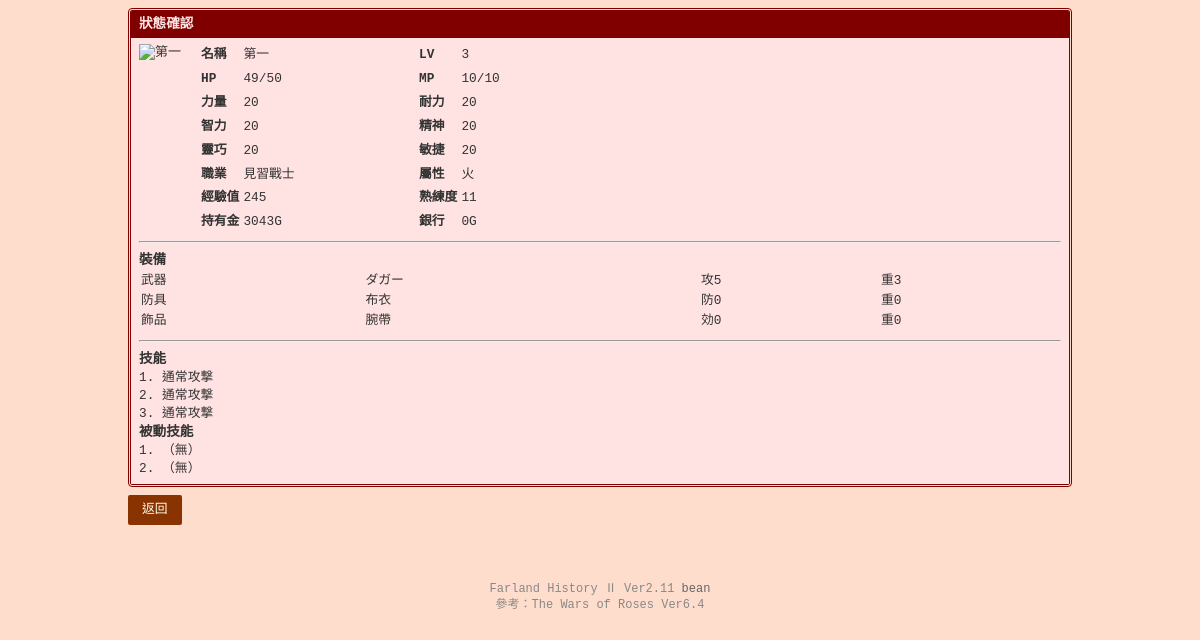
/status/ (signed in), run on the app's committed database.
### farland/models.py (models this page shows, shortened)
class Character(db.Model):
    __tablename__ = 'characters'
    id = db.Column(db.String(8), primary_key=True)  # $mid
    password = db.Column(db.String(8), nullable=False)  # $mpass
    name = db.Column(db.String(16), nullable=False, unique=True)  # $mname
    url = db.Column(db.String(255), default='')  # $murl（認證狀態）
    chara_img = db.Column(db.Integer, default=0)  # $mchara
    sex = db.Column(db.Integer, default=0)  # $msex（0=男, 1=女）
    hp = db.Column(db.Integer, default=50)
    max_hp = db.Column(db.Integer, default=50)
    mp = db.Column(db.Integer, default=10)
    max_mp = db.Column(db.Integer, default=10)
    element = db.Column(db.Integer, default=0)  # 0-7
    str_stat = db.Column(db.Integer, default=20)  # $mstr
    vit = db.Column(db.Integer, default=20)
    int_stat = db.Column(db.Integer, default=20)  # $mint（避免保留字）
    fai = db.Column(db.Integer, default=20)  # 精神
    dex = db.Column(db.Integer, default=20)
    agi = db.Column(db.Integer, default=20)
    stat_caps = db.Column(db.String(64), default='200,200,200,200,200,200')  # $mmax
    comment = db.Column(db.Text, default='')  # $mcom
    gold = db.Column(db.Integer, default=50)
    bank = db.Column(db.Integer, default=0)
    exp = db.Column(db.Integer, default=0)  # $mex
    total_exp = db.Column(db.Integer, default=0)
    job_points = db.Column(db.String(64), default='0,0,0,0,0,0')  # $mjp
    ability_pts = db.Column(db.Integer, default=0)  # $mabp
    country_exp = db.Column(db.Integer, default=0)  # $mcex
    unit_id = db.Column(db.String(32), default='')  # $munit
    country_id = db.Column(db.Integer, default=0)  # $mcon
    weapon = db.Column(db.String(255), default='')  # $marm
    armor = db.Column(db.String(255), default='')  # $mpro
    accessory = db.Column(db.String(255), default='')  # $macc
    technique = db.Column(db.String(64), default='0,0,0,50,50')  # $mtec
    status_eff = db.Column(db.String(32), default='')  # $msta
    position = db.Column(db.Integer, default=0)  # $mpos（所在城鎮 ID）
    message = db.Column(db.Text, default='')  # $mmes
    host = db.Column(db.String(255), default='')
    last_action = db.Column(db.Integer, default=0)  # $mdate（Unix timestamp）
    created_at = db.Column(db.Integer, default=0)  # $mdate2
    job_class = db.Column(db.Integer, default=0)  # 0-28
    total_wins = db.Column(db.Integer, default=0)  # $mtotal
    win_streak = db.Column(db.Integer, default=0)  # $mkati
    job_type = db.Column(db.Integer, default=0)  # 0-5
    oya = db.Column(db.Integer, default=0)  # $moya（隱藏值/亂數種子）
    skills = db.Column(db.String(32), default='')  # $msk
    flag1 = db.Column(db.String(255), default='')
    flag2 = db.Column(db.String(255), default='')
    flag3 = db.Column(db.String(255), default='')
    flag4 = db.Column(db.String(255), default='')  # email
    flag5 = db.Column(db.String(255), default='')
    @property
    def level(self):
        lv = self.exp // 100 + 1
        return min(lv, 100)

class Technique(db.Model):
    __tablename__ = 'techniques'
    id = db.Column(db.Integer, primary_key=True)
    name = db.Column(db.String(32), nullable=False)
    power = db.Column(db.Integer, default=0)
    hit_rate = db.Column(db.Integer, default=0)
    mp_cost = db.Column(db.Integer, default=0)
    stat_bonus = db.Column(db.String(64), default='')
    effect_type = db.Column(db.Integer, default=0)
    job_req = db.Column(db.String(32), default='')

### farland/blueprints/status.py (the view)
@bp.route('/', methods=['GET', 'POST'])
@login_required
def dispatch(char):
    mode = request.form.get('mode') or request.args.get('mode', 'status')
    handlers = {
        'status': status_view,
        'equip': equip_view,
        'equip2': equip_action,
        'change': change_view,
        'change2': change_action,
        'skill': skill_view,
        'skill2': skill_action,
        'skill3': skill_upgrade,
        'tec_set': tec_set_view,
        'tec_set2': tec_set_action,
        'sk_set': sk_set_view,
        'sk_set2': sk_set_action,
        'chat': chat_action,
        'money_send': money_send_view,
        'money_send2': money_send_action,
        'item_send': item_send_view,
        'item_send2': item_send_action,
        'getabp': getabp_view,
        'getabp2': getabp_action,
        'renkin': renkin_view,
        'renkin2': renkin_action,
        'data_change': data_change_view,
        'data_change2': data_change_action,
        'prof_edit': prof_edit_view,
        'prof_write': prof_write_action,
        'name_change': name_change_view,
        'name_change2': name_change_action,
        'type_change': type_change_view,
        'type_change2': type_change_action,
        'hero': hero_view,
        'backup': backup_view,
        'con_renew': con_renew_action,
    }
    handler = handlers.get(mode)
    if not handler:
        flash('尚未選擇選單。')
        return redirect(url_for('main.top'))
    return handler(char)

### farland/auth.py (called while the page is built)
def get_current_character() -> Character | None:
    char_id = session.get('char_id')
    if not char_id:
        return None
    char = db.session.get(Character, char_id)
    if char is None:
        session.pop('char_id', None)
        return None
    now = int(time.time())
    if now > char.last_action + Config.SESSION_TIMEOUT:
        session.pop('char_id', None)
        return None
    return char

def login_required(f):
    @functools.wraps(f)
    def decorated(*args, **kwargs):
        char = get_current_character()
        if char is None:
            flash('連線已逾時，請重新登入。')
            return redirect(url_for('main.login'))
        return f(char, *args, **kwargs)
    return decorated

### farland/blueprints/status.py (called while the page is built)
def status_view(char):
    weapon = parse_equip(char.weapon)
    armor = parse_equip(char.armor)
    accessory = parse_equip(char.accessory)
    country = get_country(char.country_id)
    tec_parts = (char.technique or '0,0,0,50,50').split(',')
    tec_ids = [int(tec_parts[i]) if i < len(tec_parts) else 0 for i in range(3)]
    techniques = []
    for tid in tec_ids:
        tec = db.session.get(Technique, tid)
        techniques.append(tec)
    skill_ids = [int(s) for s in (char.skills or '0,0').split(',') if s]
    abilities = []
    for sid in skill_ids[:2]:
        ab = db.session.get(Ability, sid)
        abilities.append(ab)
    return render_template('status/status.html',
                           char=char, weapon=weapon, armor=armor,
                           accessory=accessory, country=country,
                           techniques=techniques, abilities=abilities)

### farland/common.py (called while the page is built)
def get_country(country_id: int) -> Country | None:
    if country_id == 0:
        return None
    return db.session.get(Country, country_id)

### farland/services/equipment.py (called while the page is built)
def parse_equip(s: str) -> ParsedEquip:
    if not s:
        return ParsedEquip()
    parts = s.split(',')
    parts.extend([''] * max(0, 11 - len(parts)))
    return ParsedEquip(
        no=int(parts[0] or 0),
        name=parts[1] or '',
        value=int(parts[2] or 0),
        damage=int(parts[3] or 0),
        weight=int(parts[4] or 0),
        element=int(parts[5] or 0),
        hit_rate=int(parts[6] or 80),
        critical=int(parts[7] or 10),
        ability=int(parts[8] or 0),
        equip_type=parts[9] or '',
        flag=parts[10] or '',
    )

### templates/status/status.html
{% extends "base.html" %}
{% block content %}
<div class="top-container">
    <div class="panel" style="border-color: {{ ELEMENT_BG[char.element] }};">
        <div class="panel-header" style="background-color: {{ ELEMENT_BG[char.element] }}; color: {{ ELEMENT_FG[char.element] }};">
            狀態確認
        </div>
        <div class="panel-body" style="background-color: {{ ELEMENT_FG[char.element] }};">
            <div style="display: flex; gap: 1rem; flex-wrap: wrap;">
                <div>
                    <img src="{{ url_for('static', filename='img/chara/' ~ char.chara_img ~ '.gif') }}" alt="{{ char.name }}">
                </div>
                <div class="stat-grid" style="flex: 1;">
                    <div class="stat-row"><div class="stat-pair"><span class="stat-label">名稱</span><span>{{ char.name }}</span></div><div class="stat-pair"><span class="stat-label">LV</span><span>{{ char.level }}</span></div></div>
                    <div class="stat-row"><div class="stat-pair"><span class="stat-label">HP</span><span>{{ char.hp }}/{{ char.max_hp }}</span></div><div class="stat-pair"><span class="stat-label">MP</span><span>{{ char.mp }}/{{ char.max_mp }}</span></div></div>
                    <div class="stat-row"><div class="stat-pair"><span class="stat-label">力量</span><span>{{ char.str_stat }}</span></div><div class="stat-pair"><span class="stat-label">耐力</span><span>{{ char.vit }}</span></div></div>
                    <div class="stat-row"><div class="stat-pair"><span class="stat-label">智力</span><span>{{ char.int_stat }}</span></div><div class="stat-pair"><span class="stat-label">精神</span><span>{{ char.fai }}</span></div></div>
                    <div class="stat-row"><div class="stat-pair"><span class="stat-label">靈巧</span><span>{{ char.dex }}</span></div><div class="stat-pair"><span class="stat-label">敏捷</span><span>{{ char.agi }}</span></div></div>
                    <div class="stat-row"><div class="stat-pair"><span class="stat-label">職業</span><span>{{ JOBS[char.job_class] }}</span></div><div class="stat-pair"><span class="stat-label">屬性</span><span>{{ ELEMENTS[char.element] }}</span></div></div>
                    <div class="stat-row"><div class="stat-pair"><span class="stat-label">經驗值</span><span>{{ char.exp }}</span></div><div class="stat-pair"><span class="stat-label">熟練度</span><span>{{ char.ability_pts }}</span></div></div>
                    <div class="stat-row"><div class="stat-pair"><span class="stat-label">持有金</span><span>{{ char.gold }}G</span></div><div class="stat-pair"><span class="stat-label">銀行</span><span>{{ char.bank }}G</span></div></div>
                </div>
            </div>
            <hr style="margin: 0.5rem 0;">
            <h4 style="font-size: 0.85rem;">裝備</h4>
            <table style="font-size: 0.8rem; width: 100%;">
                <tr><td>武器</td><td>{{ weapon.name }}</td><td>攻{{ weapon.damage }}</td><td>重{{ weapon.weight }}</td></tr>
                <tr><td>防具</td><td>{{ armor.name }}</td><td>防{{ armor.damage }}</td><td>重{{ armor.weight }}</td></tr>
                <tr><td>飾品</td><td>{{ accessory.name }}</td><td>効{{ accessory.damage }}</td><td>重{{ accessory.weight }}</td></tr>
            </table>
            <hr style="margin: 0.5rem 0;">
            <h4 style="font-size: 0.85rem;">技能</h4>
            <ul style="font-size: 0.8rem; list-style: none; padding: 0;">
            {% for tec in techniques %}
                <li>{{ loop.index }}. {{ tec.name if tec else '（無）' }}</li>
            {% endfor %}
            </ul>
            <h4 style="font-size: 0.85rem;">被動技能</h4>
            <ul style="font-size: 0.8rem; list-style: none; padding: 0;">
            {% for ab in abilities %}
                <li>{{ loop.index }}. {{ ab.name if ab else '（無）' }}</li>
            {% endfor %}
            </ul>
        </div>
    </div>
    <a href="{{ url_for('main.top') }}" class="btn btn-primary">返回</a>
</div>
{% endblock %}

### templates/base.html (shortened to what this page needs)
<!DOCTYPE html>
<html lang="zh-Hant">
<head>
    <link rel="stylesheet" href="{{ url_for('static', filename='css/farland.css') }}">
</head>
<body>
    {% block content %}{% endblock %}
    <footer class="site-footer">
        <p>{{ GAME_VERSION }}
            <a href="http://farland.jellybean.jp/top.htm" target="_blank">bean</a><br>
            參考：The Wars of Roses Ver6.4
        </p>
    </footer>
</body>
</html>

### static/css/farland.css (style rules this page uses)
:root { --bg-color: #ffddcc; --font-color: #883300; --font-color2: #ffffee; --panel-radius: 4px; }
* { margin: 0; padding: 0; box-sizing: border-box; }
body { font-family: 'MS Gothic', 'Hiragino Kaku Gothic ProN', monospace; font-size: 13px; background-color: var(--bg-color); color: #333; line-height: 1.4; }
a { color: var(--font-color); text-decoration: none; }
.panel { border: 3px double var(--font-color); border-radius: var(--panel-radius); margin-bottom: 0.5rem; overflow: hidden; }
.panel-header { padding: 4px 8px; font-size: 0.85rem; font-weight: bold; display: flex; justify-content: space-between; align-items: center; flex-wrap: wrap; gap: 4px; }
.panel-body { padding: 6px 8px; }
.btn { display: inline-block; padding: 4px 12px; border: 2px double var(--font-color); background-color: var(--font-color2); color: #333; cursor: pointer; font-size: 0.8rem; border-radius: 2px; text-decoration: none; }
.btn-primary { background-color: var(--font-color); color: var(--font-color2); border-color: var(--font-color); }
.top-container { max-width: 960px; margin: 0 auto; padding: 0.5rem; }
.stat-grid { display: flex; flex-direction: column; gap: 2px; }
.stat-row { display: grid; grid-template-columns: 1fr 1fr 2fr; gap: 4px; align-items: center; }
.stat-pair { display: flex; gap: 4px; font-size: 0.8rem; padding: 2px 4px; }
.stat-label { font-weight: bold; min-width: 3em; }
.site-footer { text-align: center; padding: 1rem; font-size: 0.75rem; color: #888; margin-top: 2rem; }
.site-footer a { color: #666; }

### data on the page
Character: name "第一", level "3", hp "49", max_hp "50", mp "10", max_mp "10", str_stat "20", vit "20", int_stat "20", fai "20", dex "20", agi "20", job_class "見習戰士", element "火", exp "245", ability_pts "11", gold "3043", bank "0"
Technique: name "通常攻撃"

### other printed values
{{ weapon.name }} "ダガー"
{{ weapon.damage }} "5"
{{ weapon.weight }} "3"
{{ armor.name }} "布衣"
{{ armor.damage }} "0"
{{ armor.weight }} "0"
{{ accessory.name }} "腕帶"
{{ accessory.damage }} "0"
{{ accessory.weight }} "0"
{{ ab.name if ab else '（無）' }} "（無）" "（無）"
{{ GAME_VERSION }} "Farland History Ⅱ Ver2.11"
